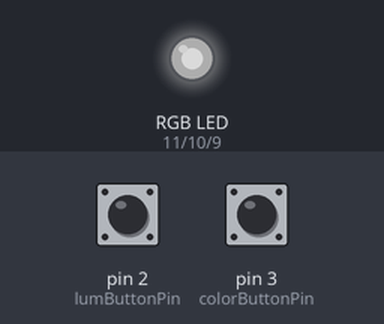
The sketch below on a simulated Arduino Uno, built with avr-gcc and run on an emulated ATmega328P. Parts: an RGB LED mixed from three pins (HIGH = lit). Inputs (shaded band) come from the test bench; at power-on: pin 2 (lumButtonPin) HIGH, pin 3 (colorButtonPin) HIGH. Dim RGB values are drawn brighter than linear.

Above: at 1.2 s.
1.3 s: pin 2 (lumButtonPin) pulled LOW for 0.15 s
At 2.1 s:
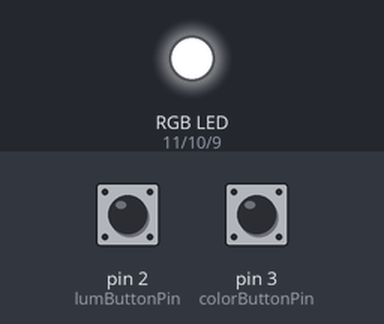
3.2 s: pin 3 (colorButtonPin) pulled LOW for 1 s
At 5.4 s:
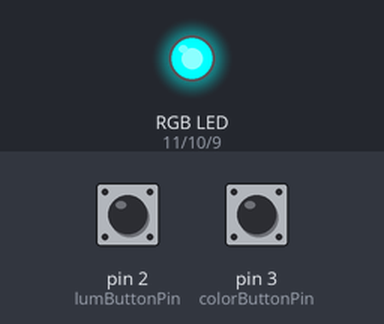
5.7 s: pin 3 (colorButtonPin) pulled LOW for 0.15 s
At 7.0 s:
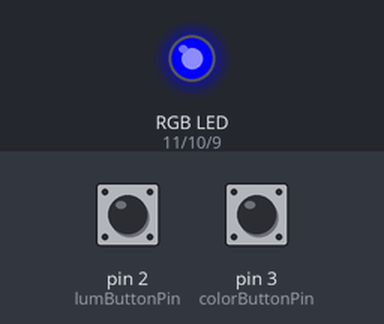
7.4 s: pin 2 (lumButtonPin) pulled LOW for 1 s
At 9.8 s:
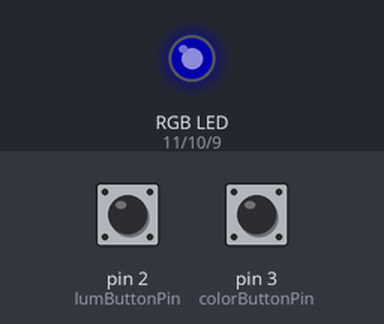
10.4 s: pin 3 (colorButtonPin) pulled LOW for 0.15 s
At 11.8 s:
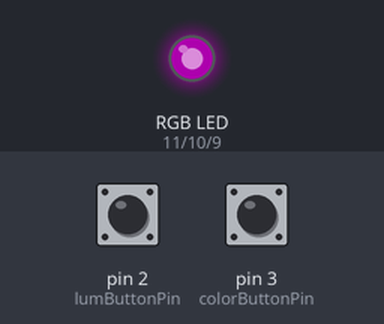
12.3 s: pin 2 (lumButtonPin) pulled LOW for 0.15 s
At 14.1 s:
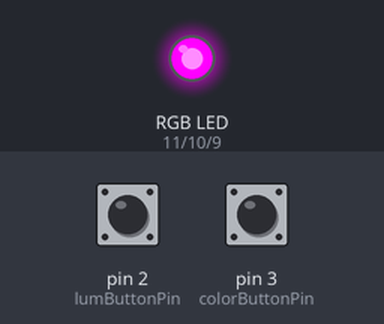
Timing chart, 0 to 15.2 s (numbered marks = the images above; inputs shaded):
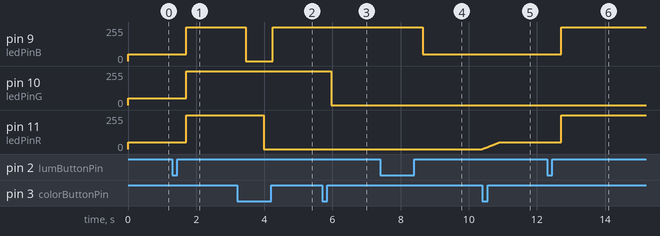

Measured:
- after the input at 1.3 s, pin 9 (ledPinB), pin 10 (ledPinG), pin 11 (ledPinR): 50/255 → 255/255 after 0.41 s
- after the input at 3.2 s, pin 9 (ledPinB): 255/255 → 0/255 after 0.26 s, → 255/255 0.79 s later; pin 11 (ledPinR): 255/255 → 0/255 after 0.79 s
- after the input at 5.7 s, pin 10 (ledPinG): 255/255 → 0/255 after 0.26 s
- after the input at 7.4 s, pin 9 (ledPinB): 255/255 → 50/255 after 1.2 s
- after the input at 10.4 s, pin 11 (ledPinR): moves from 0/255 to 50/255 over 0.49 s, starting at once
- after the input at 12.3 s, pin 9 (ledPinB), pin 11 (ledPinR): 50/255 → 255/255 after 0.41 s

The sketch:

scratch.ino
```cpp
/*
  1) Input Pullup Serial
     https://www.arduino.cc/en/Tutorial/InputPullupSerial
  2) ELEGOO Super Starter Kit Tutorials: Lesson 4 RGB LED
  3) Arduino Reference: Functions
     https://www.arduino.cc/en/Reference/FunctionDeclaration

*/

#define ledPinR 11
#define ledPinG 10
#define ledPinB 9
#define colorButtonPin 3
#define lumButtonPin 2

#define lumOff 0
#define lumLow 1
#define lumHigh 2

#define white 0
#define red 1
#define yellow 2
#define green 3
#define cyan 4
#define blue 5
#define magenta 6

int colorButtonState = HIGH;
int lumButtonState = HIGH;

int colorState;
int lumState;

int lowVal = 50;
int highVal = 255;
int lumVal = lowVal;
int lumDif = highVal - lowVal;

int fadeTime = 500;
int lumRate = fadeTime / lumDif;
int colorRate = fadeTime / lumVal;

int r = lumVal;
int g = lumVal;
int b = lumVal;

int i = 0;

void ledColor(int r, int g, int b) {
  analogWrite(ledPinR, r);
  analogWrite(ledPinG, g);
  analogWrite(ledPinB, b);
}

void setup() {
  pinMode(ledPinR, OUTPUT);
  pinMode(ledPinG, OUTPUT);
  pinMode(ledPinB, OUTPUT);
  pinMode(colorButtonPin, INPUT_PULLUP);
  pinMode(lumButtonPin, INPUT_PULLUP);
  ledColor(r, g, b);
  colorState = white;
  lumState = lumLow;
}

void loop() {

  colorButtonState = digitalRead(colorButtonPin);
  lumButtonState = digitalRead(lumButtonPin);

  // LUMINOSITY LOW TO HIGH
  if (lumState == lumLow && lumButtonState == LOW) {

    if (colorState == white && lumButtonState == LOW) {
      for (i = 0; i < lumDif; i++) {
        r += 1;
        g += 1;
        b += 1;
        ledColor(r, g, b);
        delay(lumRate);
      }
    }

    if (colorState == red && lumButtonState == LOW) {
      for (i = 0; i < lumDif; i++) {
        r += 1;
        g = 0;
        b = 0;
        ledColor(r, g, b);
        delay(lumRate);
      }
    }

    if (colorState == yellow && lumButtonState == LOW) {
      for (i = 0; i < lumDif; i++) {
        r += 1;
        g += 1;
        b = 0;
        ledColor(r, g, b);
        delay(lumRate);
      }
    }

    if (colorState == green && lumButtonState == LOW) {
      for (i = 0; i < lumDif; i++) {
        r = 0;
        g += 1;
        b = 0;
        ledColor(r, g, b);
        delay(lumRate);
      }
    }

    if (colorState == cyan && lumButtonState == LOW) {
      for (i = 0; i < lumDif; i++) {
        r = 0;
        g += 1;
        b += 1;
        ledColor(r, g, b);
        delay(lumRate);
      }
    }

    if (colorState == blue && lumButtonState == LOW) {
      for (i = 0; i < lumDif; i++) {
        r = 0;
        g = 0;
        b += 1;
        ledColor(r, g, b);
        delay(lumRate);
      }
    }

    if (colorState == magenta && lumButtonState == LOW) {
      for (i = 0; i < lumDif; i++) {
        r += 1;
        g = 0;
        b += 1;
        ledColor(r, g, b);
        delay(lumRate);
      }
    }
    lumState = lumHigh;
    lumButtonState = HIGH;
    lumVal = highVal;
    colorRate = fadeTime / lumVal;
  }

  // LUMINOSITY HIGH TO LOW
  if (lumState == lumHigh && lumButtonState == LOW) {

    if (colorState == white && lumButtonState == LOW) {
      for (i = 0; i < lumDif; i++) {
        r -= 1;
        g -= 1;
        b -= 1;
        ledColor(r, g, b);
        delay(lumRate);
      }
    }

    if (colorState == red && lumButtonState == LOW) {
      for (i = 0; i < lumDif; i++) {
        r -= 1;
        g = 0;
        b = 0;
        ledColor(r, g, b);
        delay(lumRate);
      }
    }

    if (colorState == yellow && lumButtonState == LOW) {
      for (i = 0; i < lumDif; i++) {
        r -= 1;
        g -= 1;
        b = 0;
        ledColor(r, g, b);
        delay(lumRate);
      }
    }

    if (colorState == green && lumButtonState == LOW) {
      for (i = 0; i < lumDif; i++) {
        r = 0;
        g -= 1;
        b = 0;
        ledColor(r, g, b);
        delay(lumRate);
      }
    }

    if (colorState == cyan && lumButtonState == LOW) {
      for (i = 0; i < lumDif; i++) {
        r = 0;
        g -= 1;
        b -= 1;
        ledColor(r, g, b);
        delay(lumRate);
      }
    }

    if (colorState == blue && lumButtonState == LOW) {
      for (i = 0; i < lumDif; i++) {
        r = 0;
        g = 0;
        b -= 1;
        ledColor(r, g, b);
        delay(lumRate);
      }
    }

    if (colorState == magenta && lumButtonState == LOW) {
      for (i = 0; i < lumDif; i++) {
        r -= 1;
        g = 0;
        b -= 1;
        ledColor(r, g, b);
        delay(lumRate);
      }
    }
      lumState = lumLow;
      lumButtonState = HIGH;
      lumVal = lowVal;
      colorRate = fadeTime / lumVal;
  }


  // THE COLORS!

  if (colorState == white && colorButtonState == LOW ) {
    for (i = 0; i < lumVal; i++) {
      r = lumVal;
      g -= 1;
      b -= 1;
      ledColor(r, g, b);
      delay(colorRate);
    }
    colorState = red;
    colorButtonState = HIGH;
  }
  if (colorState == red && colorButtonState == LOW ) {
    for (i = 0; i < lumVal; i++) {
      r = lumVal;
      g += 1;
      b = 0;
      ledColor(r, g, b);
      delay(colorRate);
    }
    colorState = yellow;
    colorButtonState = HIGH;
  }
  if (colorState == yellow && colorButtonState == LOW ) {
    for (i = 0; i < lumVal; i++) {
      r -= 1;
      g = lumVal;
      b = 0;
      ledColor(r, g, b);
      delay(colorRate);
    }
    colorState = green;
    colorButtonState = HIGH;
  }
  if (colorState == green && colorButtonState == LOW ) {
    for (i = 0; i < lumVal; i++) {
      r = 0;
      g = lumVal;
      b += 1;
      ledColor(r, g, b);
      delay(colorRate);
    }
    colorState = cyan;
    colorButtonState = HIGH;
  }
  if (colorState == cyan && colorButtonState == LOW ) {
    for (i = 0; i < lumVal; i++) {
      r = 0;
      g -= 1;
      b = lumVal;
      ledColor(r, g, b);
      delay(colorRate);
    }
    colorState = blue;
    colorButtonState = HIGH;
  }
  if (colorState == blue && colorButtonState == LOW) {
    for (i = 0; i < lumVal; i++) {
      r += 1;
      g = 0;
      b = lumVal;
      ledColor(r, g, b);
      delay(colorRate);
    }
    colorState = magenta;
    colorButtonState = HIGH;
  }
  if (colorState == magenta && colorButtonState == LOW) {
    for (i = 0; i < lumVal; i++) {
      r = lumVal;
      g += 1;
      b = lumVal;
      ledColor(r, g, b);
      delay(colorRate);
    }
    colorState = white;
    colorButtonState = HIGH;
  }
}
```
